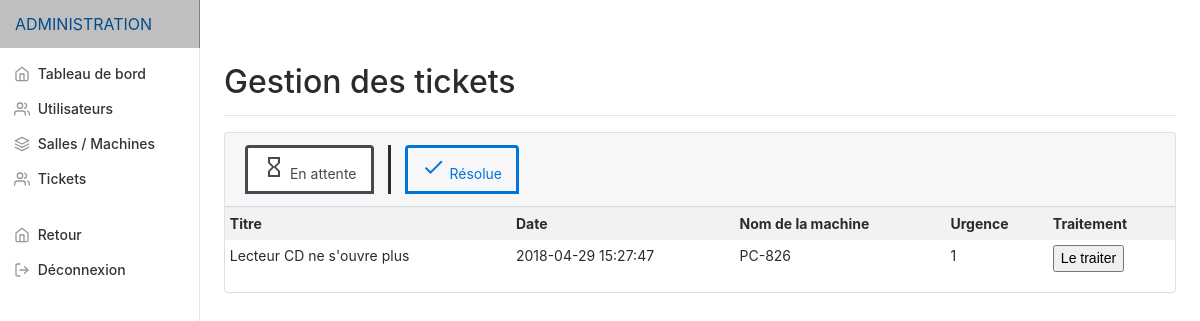
The app's page /tickets.php (signed in) with its own data.
### tables this page shows
CREATE TABLE `tickets` (
  `id_ticket` int(11) NOT NULL,
  `titre_ticket` varchar(255) NOT NULL,
  `date_ticket` datetime NOT NULL,
  `description_ticket` varchar(1000) NOT NULL,
  `urgence_ticket` varchar(255) NOT NULL,
  `statut_ticket` varchar(255) NOT NULL,
  `libelle_categorie_ticket` varchar(255) DEFAULT NULL,
  `libelle_ticket` varchar(255) DEFAULT NULL,
  `id_utilisateur` int(11) NOT NULL,
  `nom_machine` varchar(255) NOT NULL,
  `id_technicien` int(11) DEFAULT NULL,
  `traitement_ticket` varchar(1000) DEFAULT NULL
);

### tickets.php (the view, shortened to what this page needs)
<?php include('inc/admin/header.php'); ?>
<link href="assets/css/tickets.css" rel="stylesheet">
<?php
$req = $bdd->prepare('SELECT * FROM tickets WHERE statut_ticket = 0');
$req->execute();
$result_att = $req->fetchAll();
?>
<main role="main" class="col-md-9 ml-sm-auto col-lg-10 pt-3 px-4">
  <div class="d-flex justify-content-between flex-wrap flex-md-nowrap align-items-center pb-2 mb-3 border-bottom">
    <h1 class="h2">Gestion des tickets</h1>
  </div>
  <div class="card card-nav-tabs">
      <div class="card-header" data-background-color="purple">
          <div class="nav-tabs-navigation">
              <div class="nav-tabs-wrapper">
                  <ul class="nav nav-tabs" data-tabs="tabs">
                      <li class="" style="border-right: solid; margin-right: 1em; padding-right: 1em;">
                          <a class="nav-link nav-link-tickets active" href="#attente" data-toggle="tab">
                              <i class="material-icons">hourglass_empty</i> En attente
                          </a>
                      </li>
                      <li class="">
                          <a class="nav-link nav-link-tickets" href="#resolue" data-toggle="tab">
                              <i class="material-icons">done</i> Résolue
                          </a>
                      </li>
                  </ul>
              </div>
          </div>
      </div>
      <div class="card-content">
          <div class="tab-content">
              <div class="tab-pane active" id="attente">
                <div class="table-responsive">
                  <?php
                  if($result_att) {
                      echo '<table class="table table-striped table-sm">';
                          echo '<thread>';
                          echo '<tr>';
                          echo '<th>Titre</th>';
                          echo '<th>Date</th>';
                          echo '<th>Nom de la machine</th>';
                          echo '<th>Urgence</th>';
                          echo '<th>Traitement</th>';
                      foreach($result_att as $row) {
                          echo '<tr>';
                          echo '<td>'.$row["titre_ticket"].'</td>';
                          echo '<td>'.$row["date_ticket"].'</td>';
                          echo '<td>'.$row["nom_machine"].'</td>';
                          echo '<td>'.$row["urgence_ticket"].'</td>';
                          echo '<td><a href="traitementticket.php?id='.$row["id_ticket"].'"><button type="submit">Le traiter</button></a></td>';
                          echo '</tr>';
                      }
                      echo '</table>';
                  }
                  else echo 'Aucun tickets en attente...';
                  ?>
                </div>
            </div>
          </div>
      </div>
  </div>
</main>
<?php include('inc/admin/footer.php'); ?>

### assets/css/dashboard.css (style rules this page uses)
body { font-size: .875rem; }
.nav-tabs { border-bottom:none!important; }
.border-bottom { border-bottom: 1px solid #e5e5e5; }

### assets/css/tickets.css (style rules this page uses)
.nav-link-tickets { border: solid!important; }

### records on screen
tickets: titre_ticket "Lecteur CD ne s'ouvre plus", date_ticket "2018-04-29 15:27:47", nom_machine "PC-826", urgence_ticket "1"
